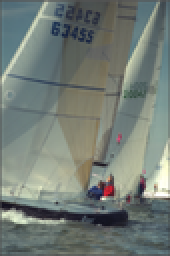
%> input picture sharpnessBISA/BIBLE/img114.bmp, 85 x 128 px, shrunk from 480 x 720 before the run (shown 2 times larger)
$ octave --eval "result = SRIS_Main('../../sharpnessBISA/BIBLE/img114.bmp');"   (GNU Octave 9; MATLAB toolbox functions it lacks are replaced by stand-ins)
%> lines starting %> are read from the running program, lines starting %| are printed output that depends on the picture; in (x1, y1, x2, y2) boxes, pixels count from 0 and x2, y2 are one past the last pixel; in counts of white or black regions, pixels touching at a corner belong together; the program's own positions count from 1
### sharpnessBISA/SPARISH/gradient.m
function varargout = gradient(f,varargin)
%GRADIENT Approximate gradient.
%   [FX,FY] = GRADIENT(F) returns the numerical gradient of the
%   matrix F. FX corresponds to dF/dx, the differences in x (horizontal)
%   direction. FY corresponds to dF/dy, the differences in y (vertical)
%   direction. The spacing between points in each direction is assumed to
%   be one. When F is a vector, DF = GRADIENT(F)is the 1-D gradient.
%
%   [FX,FY] = GRADIENT(F,H), where H is a scalar, uses H as the
%   spacing between points in each direction.
%
%   [FX,FY] = GRADIENT(F,HX,HY), when F is 2-D, uses the spacing
%   specified by HX and HY. HX and HY can either be scalars to specify
%   the spacing between coordinates or vectors to specify the
%   coordinates of the points.  If HX and HY are vectors, their length
%   must match the corresponding dimension of F.
%
%   [FX,FY,FZ] = GRADIENT(F), when F is a 3-D array, returns the
%   numerical gradient of F. FZ corresponds to dF/dz, the differences
%   in the z direction. GRADIENT(F,H), where H is a scalar,
%   uses H as the spacing between points in each direction.
%
%   [FX,FY,FZ] = GRADIENT(F,HX,HY,HZ) uses the spacing given by
%   HX, HY, HZ.
%
%   [FX,FY,FZ,...] = GRADIENT(F,...) extends similarly when F is N-D
%   and must be invoked with N outputs and either 2 or N+1 inputs.
%
%   Note: The first output FX is always the gradient along the 2nd
%   dimension of F, going across columns.  The second output FY is always
%   the gradient along the 1st dimension of F, going across rows.  For the
%   third output FZ and the outputs that follow, the Nth output is the
%   gradient along the Nth dimension of F.
%
%   Examples:
%       [x,y] = meshgrid(-2:.2:2, -2:.2:2);
%       z = x .* exp(-x.^2 - y.^2);
%       [px,py] = gradient(z,.2,.2);
%       contour(z), hold on, quiver(px,py), hold off
%
%   Class support for input F:
%      float: double, single
%
%   See also DIFF, DEL2.

%   Copyright 1984-2011 The MathWorks, Inc.
%   $Revision: 5.17.4.8 $  $Date: 2011/05/17 02:22:19 $

[err,f,ndim,loc,rflag] = parse_inputs(f,varargin);
if err, error(message('MATLAB:gradient:InvalidInputs')); end

% Loop over each dimension. Permute so that the gradient is always taken along
% the columns.

if ndim == 1
  perm = [1 2];
else
  perm = [2:ndim 1]; % Cyclic permutation
end

for k = 1:ndim
   [n,p] = size(f);
   h = loc{k}(:);
   g  = zeros(size(f),class(f)); % case of singleton dimension

   % Take forward differences on left and right edges
   if n > 1
      g(1,:) = (f(2,:) - f(1,:))/(h(2)-h(1));
      g(n,:) = (f(n,:) - f(n-1,:))/(h(end)-h(end-1));
   end

   % Take centered differences on interior points
   if n > 2
      h = h(3:n) - h(1:n-2);
      g(2:n-1,:) = (f(3:n,:)-f(1:n-2,:))./h(:,ones(p,1));
   end

   varargout{k} = ipermute(g,[k:max(ndim,2) 1:k-1]);

   % Set up for next pass through the loop
   f = permute(f,perm);
end

% Swap 1 and 2 since x is the second dimension and y is the first.
if ndim>1
  tmp = varargout{1};
  varargout{1} = varargout{2};
  varargout{2} = tmp;
end

if rflag, varargout{1} = varargout{1}.'; end


%-------------------------------------------------------
function [err,f,ndim,loc,rflag] = parse_inputs(f,v)
%PARSE_INPUTS
%   [ERR,F,LOC,RFLAG] = PARSE_INPUTS(F,V) returns the spacing
%   LOC along the x,y,z,... directions and a row vector
%   flag RFLAG. ERR will be true if there is an error.

err = false;
loc = {};
nin = length(v)+1;

% Flag vector case and row vector case.
ndim = ndims(f);
vflag = 0; rflag = 0;
if iscolumn(f)
   ndim = 1; vflag = 1;
elseif isrow(f) % Treat row vector as a column vector
   ndim = 1; vflag = 1; rflag = 1;
   f = f.';
end;

indx = size(f);

% Default step sizes: hx = hy = hz = 1
if nin == 1, % gradient(f)
   loc = cell(1, ndims(f));
   for k = 1:ndims(f)
      loc(k) = {1:indx(k)};
   end;

elseif (nin == 2) % gradient(f,h)
   % Expand scalar step size
   if (length(v{1})==1)
      loc = cell(1, ndims(f));
      for k = 1:ndims(f)
         h = v{1};
         loc(k) = {h*(1:indx(k))};
      end;
   % Check for vector case
   elseif vflag
      loc(1) = v(1);
   else
      err = true;
   end

elseif ndims(f) == numel(v), % gradient(f,hx,hy,hz,...)
   % Swap 1 and 2 since x is the second dimension and y is the first.
   loc = v;
   if ndim>1
     tmp = loc{1};
     loc{1} = loc{2};
     loc{2} = tmp;
   end

   % replace any scalar step-size with corresponding position vector
   for k = 1:ndims(f)
      if length(loc{k})==1
         loc{k} = loc{k}*(1:indx(k));
      end;
   end;

else
   err = true;

end

### Saliency_Region_Detection/SRIS/Saliency.m
function saliency = Saliency(img)
[rows, cols, ~] = size(img);
[l,a,b] = rgb2lab(img);
avgl = mean2(l);
avga = mean2(a);
avgb = mean2(b);
salmap = ones(rows,cols);
for i = 1:rows
    for j = 1:cols
        salmap(i,j) = (l(i,j)-avgl)*(l(i,j)-avgl) +(a(i,j)-avga)*(a(i,j)-avga) +(b(i,j)-avgb)*(b(i,j)-avgb);
    end
end
MAX = max(max(salmap));
MIN = min(min(salmap));
range = MAX - MIN;
salmap = salmap - MIN;
salmap = salmap./range;
saliency = salmap.*255;
end

function [lvec,avec,bvec] = rgb2lab(img)
img = double(img);
img = img./255.0;
R = img(:,:,1);
G = img(:,:,2);
B = img(:,:,3);
[height,width] = size(R);
for i=1:height
    for j=1:width
        if(R(i,j) <= 0.04045)
            r = R(i,j)/12.92;
        else
            r = power((R(i,j)+0.055)/1.055,2.4);
        end
        if(G(i,j) <= 0.04045)
            g = G(i,j)/12.92;
        else
            g = power((G(i,j)+0.055)/1.055,2.4);
        end
        if(B(i,j) <= 0.04045)
            b = B(i,j)/12.92;
        else
            b = power((B(i,j)+0.055)/1.055,2.4);
        end
        X = r*0.4124564 + g*0.3575761 + b*0.1804375;
		Y = r*0.2126729 + g*0.7151522 + b*0.0721750;
		Z = r*0.0193339 + g*0.1191920 + b*0.9503041;
        epsilon = 0.008856;
		kappa   = 903.3;

		Xr = 0.950456;
		Yr = 1.0;
		Zr = 1.088754;

		xr = X/Xr;
		yr = Y/Yr;
		zr = Z/Zr;
		if(xr > epsilon)
            fx = power(xr, 1.0/3.0);
        else
            fx = (kappa*xr + 16.0)/116.0;
        end
		if(yr > epsilon)
            fy = power(yr, 1.0/3.0);
        else
            fy = (kappa*yr + 16.0)/116.0;
        end
		if(zr > epsilon)
            fz = power(zr, 1.0/3.0);
        else
            fz = (kappa*zr + 16.0)/116.0;
        end
        lvec(i,j) = 116.0*fy-16.0;
		avec(i,j) = 500.0*(fx-fy);
		bvec(i,j) = 200.0*(fy-fz);
    end
end
end

### Saliency_Region_Detection/SRIS/ave_saliency.m
function sa = ave_saliency(saliency,phi)

size_img = size(saliency);
rows = size_img(1,1);
cols = size_img(1,2);
sum_in = 0;
sum_out = 0;
count_in = 0;
count_out = 0;
for i = 1:rows
    for j = 1:cols
        if phi(i,j) >= 0
            count_in = count_in + 1;
            sum_in = sum_in + double(saliency(i,j));
        else
            count_out = count_out + 1;
            sum_out = sum_out + double(saliency(i,j));

        end
    end
end
sa = [sum_in/count_in;
    sum_out/count_out];

end

### Saliency_Region_Detection/SRIS/ave.m
function c = ave(img,img_hsv,mode,rows,cols,phi_a)
if strcmp(mode,'hsv')
    img = img_hsv.*255;
end
img1 = img(:,:,1);
img2 = img(:,:,2);
img3 = img(:,:,3);
sum1_in = 0;sum2_in = 0;sum3_in = 0;
sum1_out = 0;sum2_out = 0;sum3_out = 0;
count_in = 0;count_out = 0;
for i = 1:rows
    for j = 1:cols
        if phi_a(i,j) >= 0
            count_in = count_in + 1;
            sum1_in = sum1_in + double(img1(i,j));
            sum2_in = sum2_in + double(img2(i,j));
            sum3_in = sum3_in + double(img3(i,j));
        else
            count_out = count_out + 1;
            sum1_out = sum1_out + double(img1(i,j));
            sum2_out = sum2_out + double(img2(i,j));
            sum3_out = sum3_out + double(img3(i,j));
        end
    end
end
c = [sum1_in/count_in sum2_in/count_in sum3_in/count_in;
    sum1_out/count_out sum2_out/count_out sum3_out/count_out];

### Saliency_Region_Detection/SRIS/color_c.m
function c_cha = color_c(img,img_gray,saliency,mode,c,sa,l,a)
img = double(img);
if strcmp(mode,'hsv')
    img = img.*255;
end
if strcmp(mode,'rgb')
    a = a*0.1;
end
[rows, cols] = size(img_gray);
c_cha = ones(rows,cols);
for i = 1:rows
    for j = 1:cols
        c_cha(i,j) = -l.*((img(i,j,1)-c(1,1)).^2+(img(i,j,2)-c(1,2)).^2+(img(i,j,3)-c(1,3)).^2) + ...
            l.*((img(i,j,1)-c(2,1)).^2+(img(i,j,2)-c(2,2)).^2+(img(i,j,3)-c(2,3)).^2)-...
            a.*(saliency(i,j)-sa(1,1)).^2+a.*(saliency(i,j)-sa(2,1)).^2;
    end
end

### Saliency_Region_Detection/SRIS/sris.m
% Copyright (c) 2020, Aditi Joshi and Kwang Nam Choi, Chung-Ang University
% All rights reserved.
% Freely distributed for educational and research purposes only.
%
% Redistribution and use in source and binary forms, with or without
% modification, are permitted provided that the following conditions are met:
%
% Cite: A. Joshi, M. S. Khan, S. Soomro, A. Niaz, B. S. Han and K. N. Choi,
%       "SRIS: Saliency-Based Region Detection and Image Segmentation of COVID-19
%       Infected Cases," IEEE Access, vol. 8, pp. 190487-190503, 2020.

function phi = sris(phi_0,g,beta,epsilon,mu,timestep,cha_c0,image,c)
phi = phi_0;
[vx, vy] = gradient(g);
color_dif = cha_c0;
phi = NeumannBoundCond(phi);
[phi_x, phi_y] = gradient(phi);
s = sqrt(phi_x.^2 + phi_y.^2);
smallNumber = 1e-10;
Nx = phi_x./(s+smallNumber);
Ny = phi_y./(s+smallNumber);
curvature = div(Nx,Ny);
distRegTerm = 4*del2(phi);
diracPhi = Dirac(phi,epsilon);
edgeTerm = diracPhi.*(vx.*Nx+vy.*Ny) + diracPhi.*g.*curvature;

f1 = median(image(phi>=0));
c2 = mean(c(2,:));
c1 = mean(c(1,:));

A = image-((c1.^2+ f1.^2 -2*c2.^2)/(2*c1 + 2*f1 -4*c2));
spf = sign(2*c1 + 2*f1 - 4*c2)*sign(A).* A.^2;
spf = spf/max(abs(spf(:))) .*s;
spf = (spf >= 0) - ( spf< 0);

phi=phi + timestep*(mu*distRegTerm + beta*edgeTerm.*spf + diracPhi.*g.*color_dif);

function f = div(nx,ny)
[nxx,~] = gradient(nx);
[~,nyy] = gradient(ny);
f = nxx+nyy;

function g = NeumannBoundCond(f)
[nrow,ncol] = size(f);
g = f;
g([1 nrow],[1 ncol]) = g([3 nrow-2],[3 ncol-2]);
g([1 nrow],2:end-1) = g([3 nrow-2],2:end-1);
g(2:end-1,[1 ncol]) = g(2:end-1,[3 ncol-2]);

### Saliency_Region_Detection/SRIS/Dirac.m
function f = Dirac(x, sigma)
f=(1/2/sigma)*(1+cos(pi*x/sigma));
b = (x<=sigma) & (x>=-sigma);
f = f.*b;

### Saliency_Region_Detection/SRIS/SRIS_Main.m
function[ mask] = SRIS_Main(imgfile)
%> called with imgfile = '../../sharpnessBISA/BIBLE/img114.bmp'
% Copyright (c) 2020, Aditi Joshi and Kwang Nam Choi, Chung-Ang University
% All rights reserved.
% Freely distributed for educational and research purposes only.
%
% Redistribution and use in source and binary forms, with or without
% modification, are permitted provided that the following conditions are met:
%
% Cite: A. Joshi, M. S. Khan, S. Soomro, A. Niaz, B. S. Han and K. N. Choi,
%       "SRIS: Saliency-Based Region Detection and Image Segmentation of COVID-19
%       Infected Cases," IEEE Access, vol. 8, pp. 190487-190503, 2020.

%%
%clear;clc;close
%% input image
Img =imread(imgfile);% imread('/Users/liusiqi/Desktop/code/BISA/blur/IQA_ref_img/CSIQ_ref_img/cactus.png');
%> Img is the input picture: size 128x85x3 uint8; mean R, G, B 115.6, 124.8, 118.3
color_space = 'rgb';    % Choose hsv for real images or rgb for synthetic images

%% Parameter set
timestep = 1;           % time step
mu = 0.2;               % coefficient of the distance regularization term P(phi)
max_iter = 20;          % the maximum iteration time
lambda = 0.01;          % weight of color intensity energy
alfa = 0.06;            % weight of saliency energy inside zero level set
beta = 5;               % coefficient of penalization of the length of contour L(phi)
epsilon = 1.5;          % papramater that specifies the width of the DiracDelta function
sigma = 1;              % scale parameter in Gaussian kernel

%%
[rows, cols,~] = size(Img);
%> rows = 128; cols = 85
T1 = rows.*cols.*0.005;
%> T1 = 54.4
T2 = rows.*cols.*0.001;
%> T2 = 10.88
if size(Img,3) ~= 3
    Img = repmat(Img,1,1,3);
end
if strcmp(color_space,'hsv')
    Img_hsv = rgb2hsv(Img);
    Img_gray = hsv_gray(Img_hsv);
    Img_gray = Img_gray.*100;
else
    Img_hsv = Img;
    Img_gray = rgb2gray(Img);
    Img_gray = double(Img_gray);
%> Img_gray: size 128x85 double
end

%% edge indicator
G = fspecial('gaussian',3,sigma);       % Gaussian kernel
Img_smooth = conv2(Img_gray,G,'same');  % smooth image by Gaussiin convolution
[Ix,Iy] = gradient(Img_smooth);
%> in gradient, `[err,f,ndim,loc,rflag] = parse_inputs(f,varargin);`: err = false; ndim = 2; loc = 2 items; rflag = 0
%> in gradient, `perm = [2:ndim 1];`: perm = [2 1]
%> the loop in gradient, `for k = 1:ndim` made 2 passes
%> (n, p) on passes 1 to 2: (128, 85), (85, 128)
%> pass 1, in gradient, `f = permute(f,perm);`:
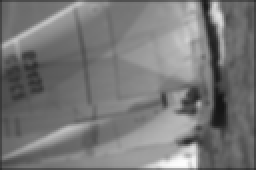
%> f: size 85x128 double (shown 2 times larger); min 21.29, max 252.9, mean 120.2; mean of the top-left, top-right, bottom-left and bottom-right quarters 114, 131.5, 113.5, 121.9
%> after the loop in gradient, `for k = 1:ndim`:
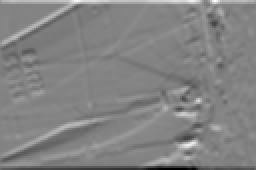
%> g: size 85x128 double (shown 2 times larger); min -75.85, max 71.61, mean 0.1; drawn with min black and max white
%> after the loop in gradient, `for k = 1:ndim`: varargout = 2 items
f = Ix.^2+Iy.^2;
%> f: size 128x85 double
g = 1./(1+f);                           % edge indicator function.
%> g: size 128x85 double
%% initial level-set
c0=1;
phi = c0*ones(rows,cols);
phi(10:rows-10,10:cols-10) = -c0;
%> phi: size 128x85 double; values -1 (black) and 1 (white), 33.9% white; 1 white region, box (x1, y1, x2, y2) and area: (0, 0, 85, 128) 3686
% [11 lines of commented-out code are left out]

%% start iteration
flag = 0;
saliency = Saliency(Img);
%> after the loop in rgb2lab, `for i=1:height`:
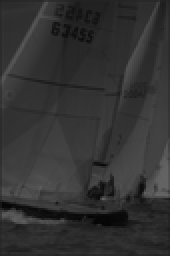
%> lvec: size 128x85 double (shown 2 times larger); min 5.54, max 100, mean 51.1
%> after the loop in rgb2lab, `for i=1:height`: b = 0.105; fx = 0.453; fy = 0.459; fz = 0.47; g = 0.0999; r = 0.0823
%> in Saliency, `avgl = mean2(l);`: avgl = 51.08
%> in Saliency, `avga = mean2(a);`: avga = -4.44
%> in Saliency, `avgb = mean2(b);`: avgb = 2.26
%> after the loop in Saliency, `for i = 1:rows`:
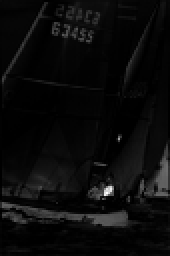
%> salmap: size 128x85 double (shown 2 times larger); min 0.451, max 6208.6, mean 276.8; drawn with min black and max white
%> in Saliency, `MAX = max(max(salmap));`: MAX = 6208.6
%> in Saliency, `MIN = min(min(salmap));`: MIN = 0.451
%> in Saliency, `range = MAX - MIN;`: range = 6208.1
% figure(1);subplot(222);
% imshow(saliency); title('Saliency map');

tic
for n=1:max_iter
    sa = ave_saliency(saliency,phi);
    c = ave(Img,Img_hsv,color_space,rows,cols,phi);
    if (flag == 1 || n>10)
        cha_c = 0;
    else
        cha_c = color_c(Img_hsv,Img_gray,saliency,color_space,c,sa,lambda,alfa);
    end
    phia = im2bw(phi,0);
    last_phia = phia;
    phi = sris(phi,g,beta,epsilon,mu,timestep,cha_c,Img_gray,c);    % Energy function
    phi = conv2(phi, G, 'same');

    phia = im2bw(phi,0);
    E = sum(sum(abs(phia - last_phia)));
    if E < T1
        flag = 1;
    end

%     figure(1);subplot(223)
%     imagesc(Img,[0, 255]); axis off; axis equal; colormap(gray);   contour(phi, [0,0], 'r','LineWidth',2);
%     title(['Contour evolution, iteration = ' num2str(n)])
%
    if (E < T2 && flag == 1)
        break;
    end
end
%> this loop made 20 passes
%> (sa, c, f1 in sris, c2 in sris, c1 in sris, E) on passes 1 to 8: ([10.68; 11.7], [111.8 125.3 121.6; 117.6 124.6 116.7], 112, 119.6, 119.5, 17), ([10.65; 11.71], [111.7 125.2 121.6; 117.7 124.6 116.6], 112, 119.6, 119.5, 80), ([10.6; 11.75], [111.5 125.1 121.6; 117.8 124.7 116.6], 112, 119.7, 119.4, 130), ([10.46; 11.83], [111.2 124.9 121.5; 118 124.8 116.6], 112, 119.8, 119.2, 103), ([10.39; 11.87], [111 124.7 121.4; 118.1 124.9 116.7], 112, 119.9, 119, 141), ([10.34; 11.9], [110.9 124.6 121.3; 118.2 125 116.7], 112, 120, 118.9, 186), ([10.24; 11.97], [111.4 124.9 121.3; 118 124.8 116.7], 112, 119.8, 119.2, 272), ([10.12; 12.09], [112.3 125.4 121.2; 117.6 124.5 116.6], 113, 119.6, 119.6, 249)
%> (sa, c) on pass 15: ([10.31; 12.07], [115.3 127.1 121.4; 115.9 123.3 116.2])
%> pass 1, in SRIS_Main, `cha_c = color_c(Img_hsv,Img_gray,saliency,color_space,c,sa,lambda,alfa);`:
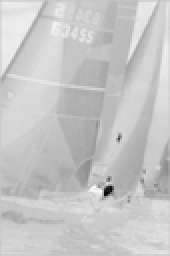
%> cha_c: size 128x85 double (shown 2 times larger); min -22.07, max 5.95, mean -0.19; drawn with min black and max white
%> after the loop:
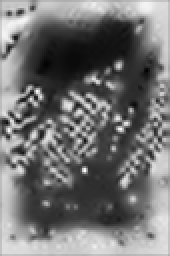
%> phi: size 128x85 double (shown 2 times larger); min -1.55, max 1.47, mean -0.192; drawn with min black and max white
toc
% [31 lines of commented-out code are left out]
mask =~phia;
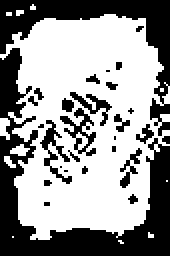
%> mask: size 128x85 logical (shown 2 times larger); 59% white; 28 black regions (19 under 20 px), largest, box (x1, y1, x2, y2) and area: (0, 24, 85, 128) 2361, (0, 0, 85, 68) 1340, (30, 54, 48, 78) 156
%imwrite(mask,'mask.png');
%mask=roipoly(Img);
